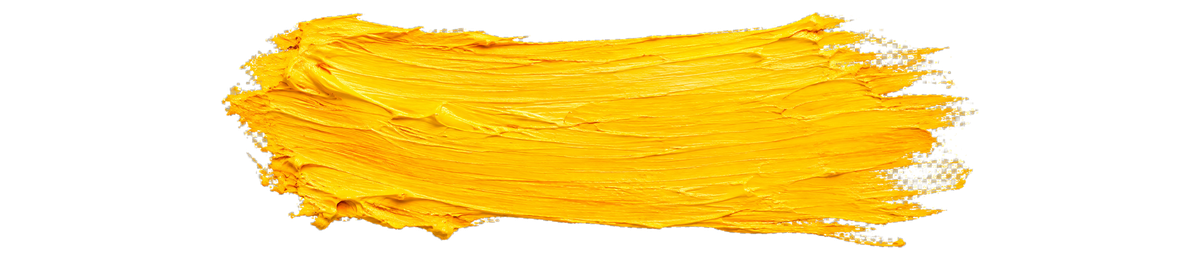
#> input picture backend/main_api/template/template_20_asset_yellow_highlight_v1.png, 1200 x 260 px
$ python -i process_abstract_oil_template_assets.py   (imports and definitions only)
#> lines starting #> are read from the running program, lines starting #| are printed output that depends on the picture
#> further down, picture is the input picture: PIL image 1200x260 RGBA; mean R, G, B, A 111.1, 87.2, 12.4, 108.7
"""把已生成的抽象油彩原图机械处理为 template_20 的发布素材。

本脚本只执行裁切、缩放、压缩和透明底移除，不程序化绘制视觉内容。
所有油彩形态均来自内置图片生成工具的原始输出。
"""

from __future__ import annotations

from dataclasses import dataclass
from pathlib import Path

from PIL import Image, ImageChops, ImageFilter, ImageOps


ROOT = Path(__file__).resolve().parents[1]
ORIGINALS = ROOT / "doc" / "assets" / "template_20_qa" / "originals"
TARGET = ROOT / "backend" / "main_api" / "template"


@dataclass(frozen=True)
class RasterAsset:
    source: str
    target: str
    size: tuple[int, int]
    max_bytes: int
    kind: str
    anchor: str = "center"
    remove_generated_matte: bool = False


ASSETS = (
    RasterAsset("bg-cover-source.png", "template_20_asset_bg_cover_v1.jpg", (1920, 1080), 450_000, "jpeg"),
    RasterAsset("bg-content-source.png", "template_20_asset_bg_content_v1.jpg", (1920, 1080), 280_000, "jpeg"),
    RasterAsset("bg-section-source.png", "template_20_asset_bg_section_v1.jpg", (1920, 1080), 380_000, "jpeg"),
    RasterAsset("bg-end-source.png", "template_20_asset_bg_end_v1.jpg", (1920, 1080), 420_000, "jpeg"),
    RasterAsset("teal-brush-band-source.png", "template_20_asset_teal_brush_band_v1.png", (1800, 520), 900_000, "png"),
    RasterAsset("orange-brush-sweep-source.png", "template_20_asset_orange_brush_sweep_v1.png", (1500, 420), 700_000, "png"),
    RasterAsset(
        "yellow-highlight-source-round3.png",
        "template_20_asset_yellow_highlight_v1.png",
        (1200, 260),
        450_000,
        "png",
        remove_generated_matte=True,
    ),
    RasterAsset("paint-corner-source.png", "template_20_asset_paint_corner_v1.png", (1200, 900), 850_000, "png", "bottom-right"),
    RasterAsset("pigment-speckles-source.png", "template_20_asset_pigment_speckles_v1.png", (1600, 900), 650_000, "png", "bottom-right"),
)


# [10 lines left out: function save_jpeg, not called in this run]


def remove_gray_matte(image: Image.Image) -> Image.Image:
    """按色彩饱和度移除生成器误画的灰色棋盘底，保留黄色油彩本体。"""

    rgb = image.convert("RGB")
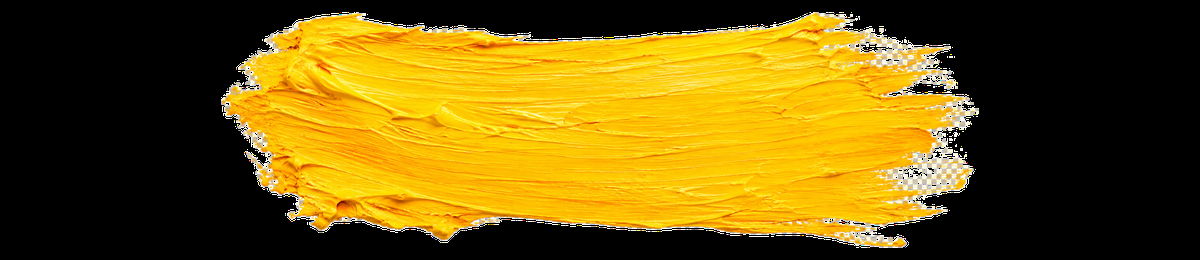
#> rgb: PIL image 1200x260 RGB; mean R, G, B 111.1, 87.2, 12.4
    saturation = rgb.convert("HSV").getchannel("S")
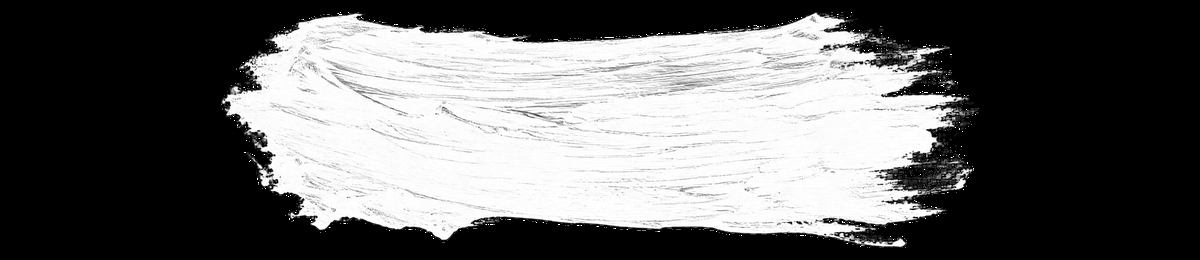
#> saturation: PIL image 1200x260 L; min 0, max 255, mean 100.5
    # 棋盘底接近无彩色；用软阈值形成抗锯齿 Alpha，不重新绘制油彩轮廓。
    alpha = saturation.point(lambda value: max(0, min(255, (value - 18) * 5)))
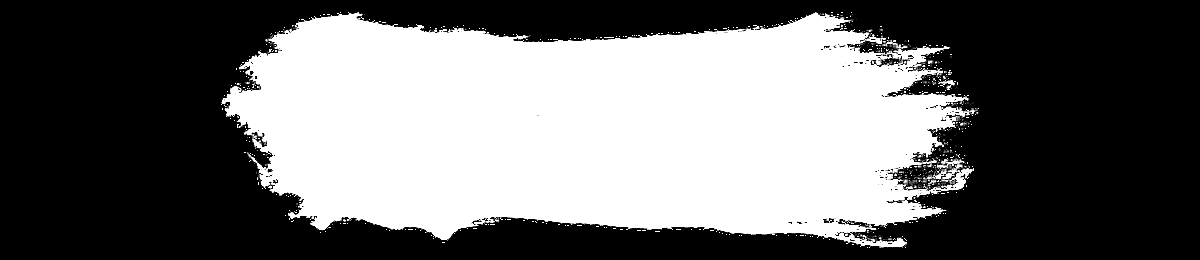
#> alpha: PIL image 1200x260 L; min 0, max 255, mean 107.7
    alpha = alpha.filter(ImageFilter.MaxFilter(3)).filter(ImageFilter.GaussianBlur(0.6))
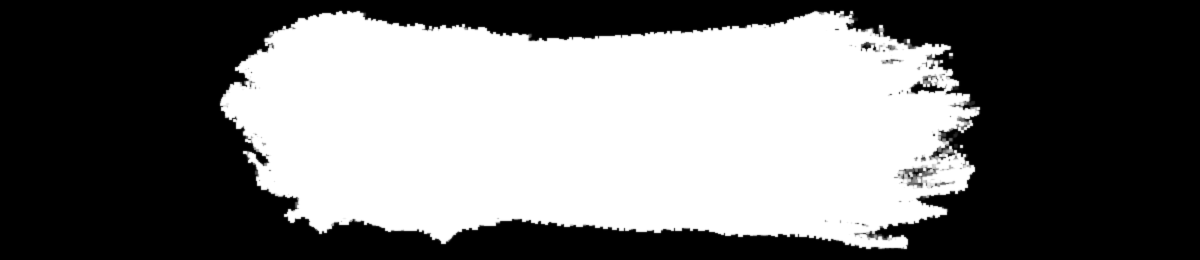
#> alpha: PIL image 1200x260 L; min 0, max 255, mean 114.6
    rgba = rgb.convert("RGBA")
    rgba.putalpha(alpha)
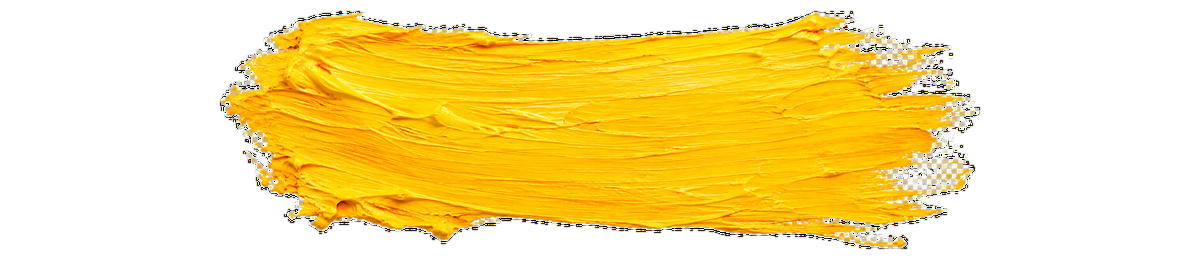
#> rgba: PIL image 1200x260 RGBA; mean R, G, B, A 111.1, 87.2, 12.4, 114.6; transparent parts drawn white
    return rgba


# [52 lines left out: functions alpha_bbox, save_png, main, not called in this run]


# [2 lines not run here, left out]

>>> from PIL import Image
>>> picture = Image.open('../backend/main_api/template/template_20_asset_yellow_highlight_v1.png')
>>> result = remove_gray_matte(picture)

$ run again, on backend/main_api/template/template_10_asset_grass_wave_v1.png
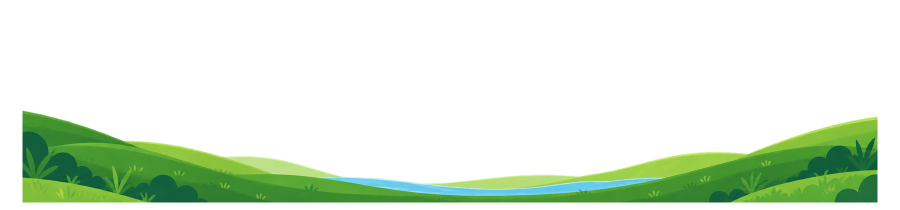
#> input picture backend/main_api/template/template_10_asset_grass_wave_v1.png, 1800 x 420 px (shown at 1/2 size)
#> picture is the input picture: PIL image 1800x420 RGBA; mean R, G, B, A 19.5, 35.1, 15.3, 53.6
#> in remove_gray_matte, `alpha = alpha.filter(ImageFilter.MaxFilter(3)).filter(ImageFilter.Gaus..`:
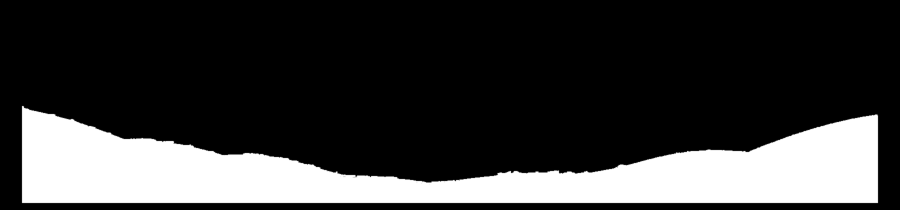
#> alpha: PIL image 1800x420 L (shown at 1/2 size); min 0, max 255, mean 57.5
#> in remove_gray_matte, `rgba.putalpha(alpha)`:
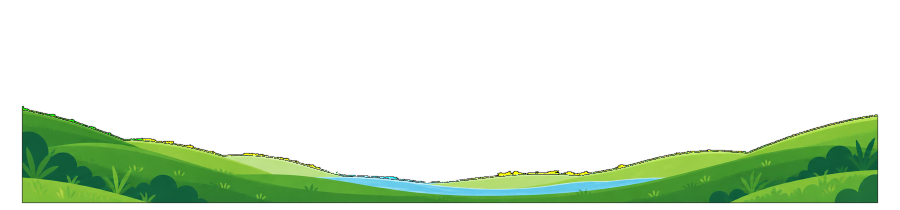
#> rgba: PIL image 1800x420 RGBA (shown at 1/2 size); mean R, G, B, A 19.5, 35.1, 15.3, 57.5; transparent parts drawn white

$ run again, on backend/main_api/template/template_11_asset_fluid_corner_blue_v1.png
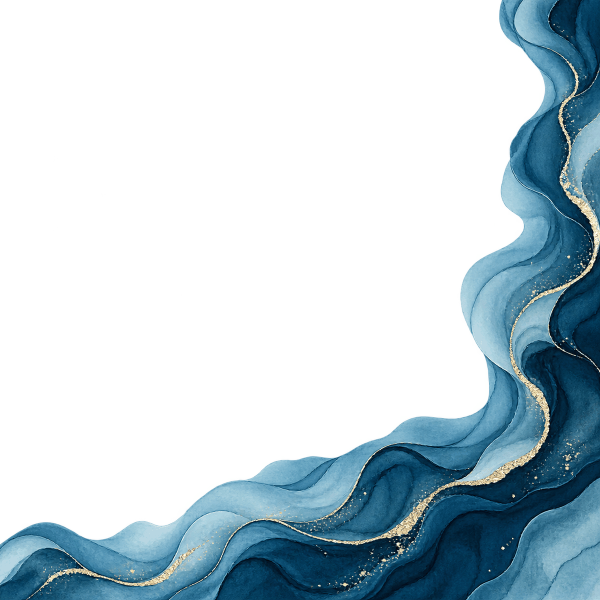
#> input picture backend/main_api/template/template_11_asset_fluid_corner_blue_v1.png, 1200 x 1200 px (shown at 1/2 size)
#> picture is the input picture: PIL image 1200x1200 RGBA; mean R, G, B, A 22, 39.3, 47.3, 84.2
#> in remove_gray_matte, `rgb = image.convert("RGB")`:
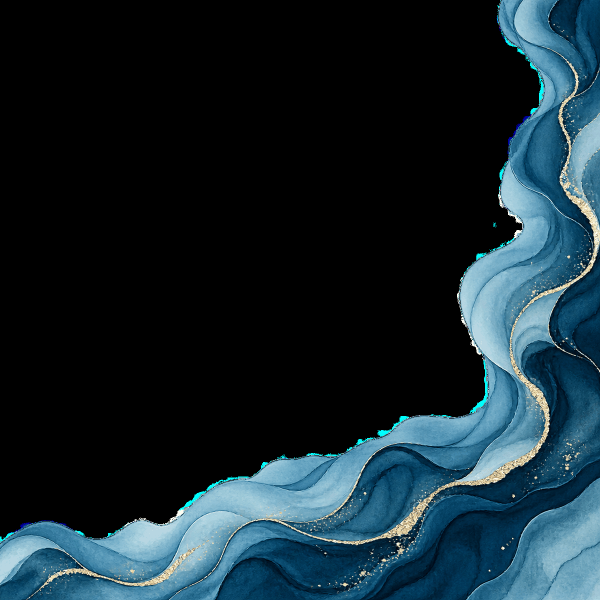
#> rgb: PIL image 1200x1200 RGB (shown at 1/2 size); mean R, G, B 22, 39.3, 47.3
#> in remove_gray_matte, `alpha = alpha.filter(ImageFilter.MaxFilter(3)).filter(ImageFilter.Gaus..`:
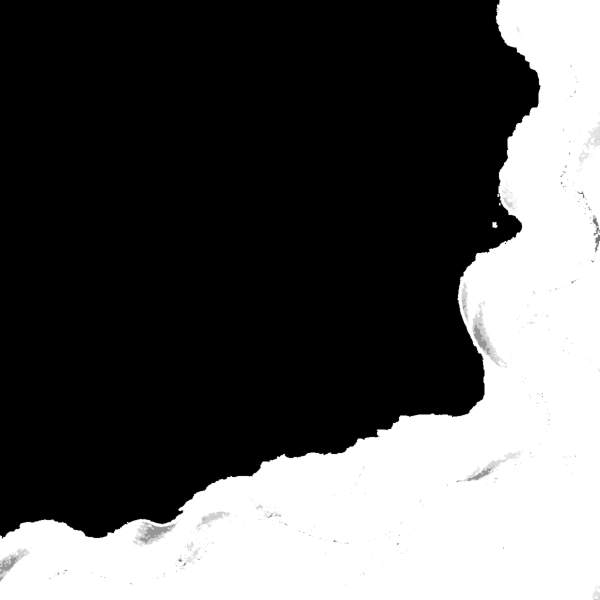
#> alpha: PIL image 1200x1200 L (shown at 1/2 size); min 0, max 255, mean 87.1
